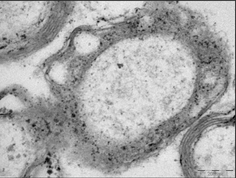
#> input picture data/samples/sample_01.png, 236 x 178 px, shrunk from 803 x 604 before the run
$ python border_survey.py   (older library calls are emulated)
#> lines starting #> are read from the running program, lines starting #| are printed output that depends on the picture
import cv2, numpy as np, os
from scipy.ndimage import gaussian_laplace, gaussian_filter
os.makedirs('outputs/borders', exist_ok=True)
IMAGES=['data/samples/sample_01.png','data/samples/sample_02.png','data/samples/sample_03.png']
NAMES=['sample_01','sample_02','sample_03']

def norm(x, lo=1, hi=99):
    x=x.astype(np.float32)
    a,b=np.percentile(x,[lo,hi])
    if b<=a: b=a+1
    return np.clip((x-a)/(b-a),0,1)

def heat(e):  # e in 0..1 -> BGR inferno
    return cv2.applyColorMap((norm(e)*255).astype(np.uint8), cv2.COLORMAP_INFERNO)

def overlay(gray, e, thr=0.6, color=(0,255,0)):
    base=cv2.cvtColor(gray,cv2.COLOR_GRAY2BGR)
    m=norm(e)>thr
    ov=base.copy(); ov[m]=color
    return cv2.addWeighted(ov,0.55,base,0.45,0)

def label(img, txt, h=26):
    bar=np.zeros((h,img.shape[1],3),np.uint8)
    cv2.putText(bar,txt,(6,18),cv2.FONT_HERSHEY_SIMPLEX,0.5,(255,255,255),1,cv2.LINE_AA)
    return np.vstack([bar,img])

def row(gray, e, name, mid=None, right=None):
    base=cv2.cvtColor(gray,cv2.COLOR_GRAY2BGR)
    m = mid if mid is not None else heat(e)
    r = right if right is not None else overlay(gray,e)
    cols=[label(base,name+'  raw'), label(m,'border map'), label(r,'overlay')]
    return np.hstack(cols)

def montage(method, fn):
#> called with method = 'canny'
    rows=[]
    for path,name in zip(IMAGES,NAMES):
        gray=cv2.imread(path,0)
#> gray: shape (178, 236); min 0, max 238, mean 168.3
        try:
            e,mid,right=fn(gray)
#> in f_canny, `med = np.median(b)`: med = 175
#> in f_canny, `e=cv2.Canny(b,int(0.66*med),int(1.33*med))`:
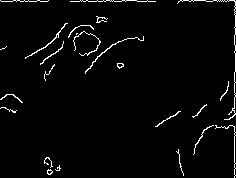
#> e: shape (178, 236); 2.7% white in thin lines or dots
#> in norm, `x=x.astype(np.float32)`:
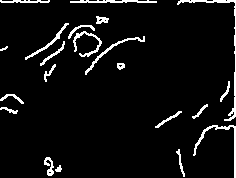
#> x: shape (178, 236) float32; values 0 (black) and 1 (white), 5.7% white in thin lines or dots
#> in norm, `a,b=np.percentile(x,[lo,hi])`: a = 0; b = 1
#> in overlay, `m=norm(e)>thr`: m: shape (178, 236) bool; 5.7% white in thin lines or dots
#> in overlay, `ov[m] = color`:
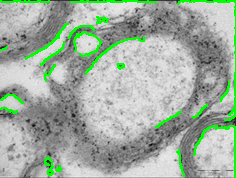
#> ov: shape (178, 236, 3); mean B, G, R 159.6, 174.2, 159.6
#> e: shape (178, 236) float64; values 0 (black) and 1 (white), 2.7% white in thin lines or dots
        except Exception as ex:
            e=np.zeros_like(gray,np.float32); mid=None; right=None
            print(f'  {method}/{name} ERR {ex}')
        rows.append(row(gray,e,name,mid,right))
#> in label (call 2), `bar=np.zeros((h,img.shape[1],3),np.uint8)`: bar: shape (26, 236, 3); every value is 0
#> in label (call 2), `cv2.putText(bar,txt,(6,18),cv2.FONT_HERSHEY_SIMPLEX,0.5,(255,255,255),..`: bar: shape (26, 236, 3); min 0, max 251, mean 10.5
#> call 3 of label, with txt = 'overlay', h = 26
#> in label (call 3), `cv2.putText(bar,txt,(6,18),cv2.FONT_HERSHEY_SIMPLEX,0.5,(255,255,255),..`:
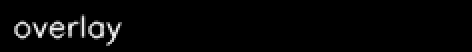
#> bar: shape (26, 236, 3) (shown 2 times larger); min 0, max 244, mean 6.6
#> in row, `return np.hstack(cols)`:
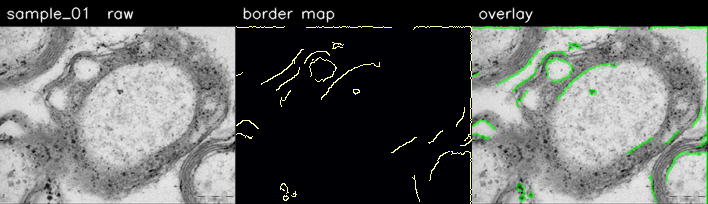
#> returned value: shape (204, 708, 3); mean of channels 0, 1, 2 100.2, 102.1, 99.8; drawn as B, G, R
    W=max(r.shape[1] for r in rows)
    rows=[np.pad(r,((0,0),(0,W-r.shape[1]),(0,0))) for r in rows]
    out=np.vstack(rows)
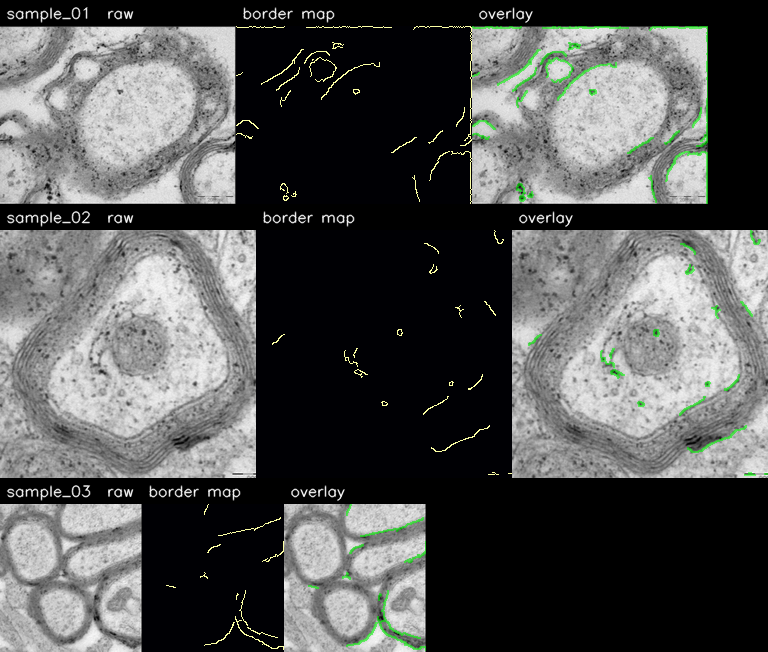
#> out: shape (652, 768, 3); mean of channels 0, 1, 2 85.5, 86.1, 84.9; drawn as B, G, R
    title=np.zeros((30,out.shape[1],3),np.uint8)
    cv2.putText(title,f'{method}   [ raw | border map | overlay ]',(8,20),cv2.FONT_HERSHEY_SIMPLEX,0.6,(0,255,255),2,cv2.LINE_AA)
    out=np.vstack([title,out])
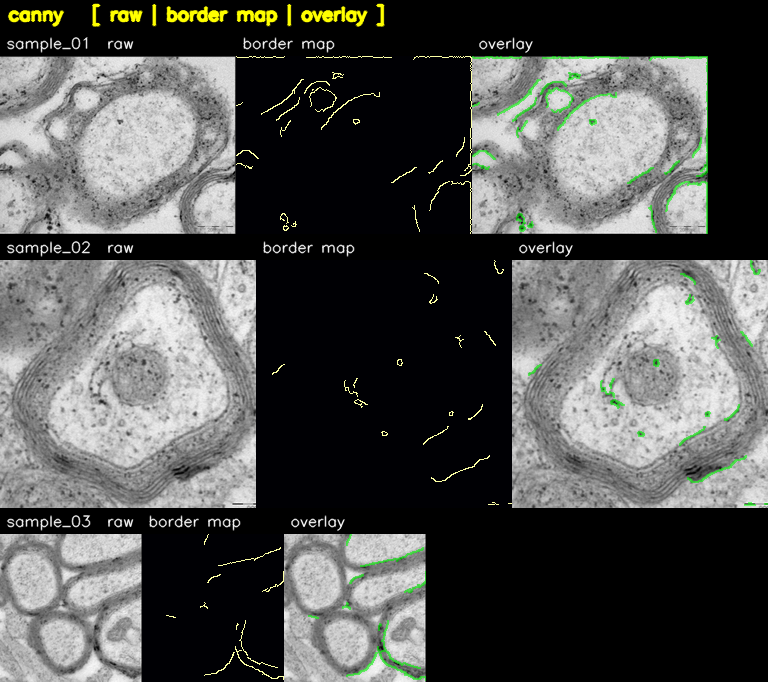
#> out: shape (682, 768, 3); mean of channels 0, 1, 2 81.8, 83.5, 82.4; drawn as B, G, R
    p=f'outputs/borders/{method}.png'; cv2.imwrite(p,out); print(f'{method}: {out.shape} -> {p}')

def bilat(g): return cv2.bilateralFilter(g,9,75,75)

# 1 canny
def f_canny(g):
    b=bilat(g); med=np.median(b)
    e=cv2.Canny(b,int(0.66*med),int(1.33*med))
    return e/255.0, None, overlay(g, cv2.dilate(e,np.ones((2,2),np.uint8))/255.0)
# 2 scharr
def f_scharr(g):
    b=bilat(g); gx=cv2.Scharr(b,cv2.CV_32F,1,0); gy=cv2.Scharr(b,cv2.CV_32F,0,1)
    mag=np.hypot(gx,gy); return mag,None,overlay(g,mag,0.88)
# 3 frangi 4 sato 5 meijering
from skimage.filters import frangi, sato, meijering
def f_frangi(g):
    e=frangi(bilat(g).astype(float)/255.0, sigmas=range(1,7,1), black_ridges=True); return e,None,overlay(g,e,0.7)
def f_sato(g):
    e=sato(bilat(g).astype(float)/255.0, sigmas=range(1,6), black_ridges=True); return e,None,overlay(g,e,0.7)
def f_meij(g):
    e=meijering(bilat(g).astype(float)/255.0, sigmas=range(1,6), black_ridges=True); return e,None,overlay(g,e,0.75)
# 6 LoG zero crossings
def f_log(g):
    b=bilat(g).astype(float); acc=np.zeros(g.shape,np.float32)
    for s in (1.5,3,5):
        l=gaussian_laplace(b,s); z=np.zeros_like(l,bool)
        z[:-1,:]|=(np.sign(l[:-1,:])!=np.sign(l[1:,:])); z[:,:-1]|=(np.sign(l[:,:-1])!=np.sign(l[:,1:]))
        acc+=z.astype(np.float32)
    return acc,None,overlay(g,acc,0.4)
# 7 black tophat membranes
def f_tophat(g):
    b=bilat(g); k=cv2.getStructuringElement(cv2.MORPH_ELLIPSE,(15,15))
    bh=cv2.morphologyEx(b,cv2.MORPH_BLACKHAT,k); return bh.astype(np.float32),None,overlay(g,bh.astype(np.float32),0.6)
# 8 clahe local contrast edges
def f_clahe(g):
    cl=cv2.createCLAHE(3.0,(8,8)).apply(g); b=cv2.bilateralFilter(cl,9,50,50)
    gx=cv2.Scharr(b,cv2.CV_32F,1,0); gy=cv2.Scharr(b,cv2.CV_32F,0,1); mag=np.hypot(gx,gy)
    mid=cv2.cvtColor(cl,cv2.COLOR_GRAY2BGR)
    return mag, cv2.applyColorMap((norm(mag)*255).astype(np.uint8),cv2.COLORMAP_INFERNO), overlay(g,mag,0.85)
# 9 structure tensor orientation/coherence
from skimage.feature import structure_tensor, structure_tensor_eigenvalues
def f_struct(g):
    b=bilat(g).astype(float)
    Arr,Arc,Acc=structure_tensor(b,sigma=4,order='rc')
    l1,l2=structure_tensor_eigenvalues([Arr,Arc,Acc])
    coh=(l1-l2)/(l1+l2+1e-6)
    ori=0.5*np.arctan2(2*Arc,(Acc-Arr))  # radians
    hue=((ori+np.pi/2)/np.pi*179).astype(np.uint8)
    sat=np.full(g.shape,255,np.uint8); val=(norm(coh)*255).astype(np.uint8)
    hsv=cv2.merge([hue,sat,val]); mid=cv2.cvtColor(hsv,cv2.COLOR_HSV2BGR)
    return coh, mid, overlay(g,coh,0.6,(255,0,255))
# 10 gabor bank
def f_gabor(g):
    b=bilat(g).astype(np.float32); resp=np.zeros(g.shape,np.float32)
    for th in np.arange(0,np.pi,np.pi/8):
        for lam in (6,10,14):
            k=cv2.getGaborKernel((21,21),4.0,th,lam,0.5,0,ktype=cv2.CV_32F)
            resp=np.maximum(resp,np.abs(cv2.filter2D(b,cv2.CV_32F,k)))
    return resp,None,overlay(g,resp,0.8)
# 11 watershed boundaries
from skimage.segmentation import watershed, find_boundaries
from skimage.morphology import h_minima
def f_ws(g):
    b=bilat(g); gx=cv2.Scharr(b,cv2.CV_32F,1,0); gy=cv2.Scharr(b,cv2.CV_32F,0,1); grad=np.hypot(gx,gy)
    mark=h_minima((grad).astype(np.float32), h=grad.max()*0.15)
    from scipy.ndimage import label as lb; m,_=lb(mark)
    ws=watershed(grad, m)
    bnd=find_boundaries(ws,mode='thick').astype(np.float32)
    base=cv2.cvtColor(g,cv2.COLOR_GRAY2BGR); ov=base.copy(); ov[bnd>0]=(255,255,0)
    right=cv2.addWeighted(ov,0.6,base,0.4,0)
    return bnd, cv2.cvtColor((bnd*255).astype(np.uint8),cv2.COLOR_GRAY2BGR), right
# 12 phase congruency-ish local energy via gabor quadrature
def f_pc(g):
    b=bilat(g).astype(np.float32); energy=np.zeros(g.shape,np.float32)
    for th in np.arange(0,np.pi,np.pi/6):
        for lam in (8,14):
            ke=cv2.getGaborKernel((25,25),5,th,lam,0.5,0,cv2.CV_32F)
            ko=cv2.getGaborKernel((25,25),5,th,lam,0.5,np.pi/2,cv2.CV_32F)
            ev=cv2.filter2D(b,cv2.CV_32F,ke); od=cv2.filter2D(b,cv2.CV_32F,ko)
            energy+=np.sqrt(ev*ev+od*od)
    return energy,None,overlay(g,energy,0.75)

for name,fn in [('canny',f_canny),('scharr_gradient',f_scharr),('frangi_ridges',f_frangi),
                ('sato_tubeness',f_sato),('meijering',f_meij),('log_zero_crossings',f_log),
                ('blacktophat_membranes',f_tophat),('clahe_contrast_edges',f_clahe),
                ('structure_tensor',f_struct),('gabor_bank',f_gabor),
                ('watershed_boundaries',f_ws),('phase_energy',f_pc)]:
    try: montage(name,fn)
    except Exception as ex: print(f'{name} FAILED {ex}')
print('done')
